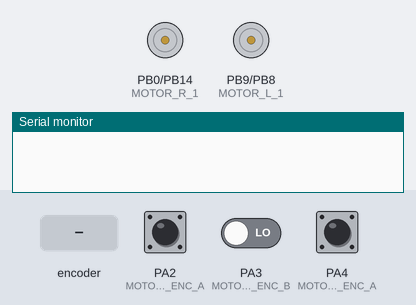
Bench run of a sketch on a simulated STM32 Blue Pill. On the bench: motor-driver pin pairs drawn as motors (green arrow = first pin HIGH = forward, orange = second pin HIGH = backward, longer = more drive), the last lines printed to the serial monitor. The test bench sets the inputs (shaded band); at power-on: PA2 (MOTOR_R_ENC_A) HIGH, PA3 (MOTOR_R_ENC_B) LOW, PA4 (MOTOR_L_ENC_A) HIGH.

Above: at 0.0 s.
At 3.26 s:
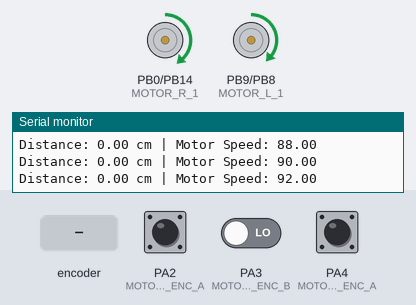
3.3 s: rotary encoder on PA2 (MOTOR_R_ENC_A) / PA3 (MOTOR_R_ENC_B) turned 3 steps (first pin leading)
Timing chart, 0 to 6.3 s (numbered marks = the images above; inputs shaded):
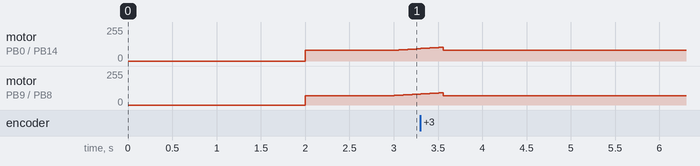

The sketch:

test_moving_cell.ino
```cpp
// Pin definitions for motors and encoders
#define MOTOR_R_1 PB0
#define MOTOR_R_2 PB14
#define MOTOR_L_1 PB9
#define MOTOR_L_2 PB8

#define MOTOR_R_ENC_A PA2
#define MOTOR_R_ENC_B PA3

#define MOTOR_L_ENC_A PA4
#define MOTOR_L_ENC_B PA5

// Wheel and encoder constants
const float wheelCircumference = 10.362; // cm
const float distance_per_tick = wheelCircumference / 200; // cm per encoder tick (assuming 200 ticks per revolution)

// PID constants
float Kp = 2.0;  // Proportional gain
float Ki = 0.1;  // Integral gain
float Kd = 0.5;  // Derivative gain

// PID variables
float error = 0.0;
float previous_error = 0.0;
float integral = 0.0;
float derivative = 0.0;
float control_output = 0.0;

// Encoder counters
volatile long int encoderA_counter = 0;  // Right encoder
volatile long int encoderB_counter = 0;  // Left encoder

// Motor speed limits
const int MIN_SPEED = 80;  // Minimum motor speed (PWM)
const int MAX_SPEED = 150;  // Maximum motor speed (PWM)

void setup() {
  Serial.begin(115200);
  delay(2000);
  motorInit();
}

void loop() {
  // Call the PID function to handle movement
  PID(20);  // Move 20 cm forward
}

// Function to encapsulate PID control and movement logic
void PID(int target_distance) {
  // Calculate the current distance traveled
  float current_distance = calculate_distance((encoderA_counter + encoderB_counter) / 2);

  // Calculate error between target and current distance
  error = target_distance - current_distance;

  // PID calculations
  integral += error;  // Integral term accumulates the error over time
  derivative = error - previous_error;  // Derivative term tracks the rate of change of error
  control_output = Kp * error + Ki * integral + Kd * derivative;  // PID control equation

  // Constrain control_output within motor speed limits
  control_output = constrain(control_output, MIN_SPEED, MAX_SPEED);

  // Apply the PID control output as the motor speed
  moveForward(control_output);

  // Store the current error as previous error for next iteration
  previous_error = error;

  // Print current distance and motor speed for debugging
  Serial.print("Distance: ");
  Serial.print(current_distance);
  Serial.print(" cm | Motor Speed: ");
  Serial.println(control_output);

  delay(50);  // Small delay for loop stability

  // Check if the car has reached the target distance (20 cm)
  if (abs(error) < 0.1) {  // Stop when the error is very small (close to target)
    stop();  // Stop the motors
    Serial.println("Movement complete.");
    while (true);  // Stop execution
  }
}

// Initialize motor and encoder pins
void motorInit(void) {
  pinMode(MOTOR_R_1, OUTPUT);
  pinMode(MOTOR_R_2, OUTPUT);
  pinMode(MOTOR_L_1, OUTPUT);
  pinMode(MOTOR_L_2, OUTPUT);

  pinMode(MOTOR_R_ENC_A, INPUT);
  pinMode(MOTOR_R_ENC_B, INPUT);
  pinMode(MOTOR_L_ENC_A, INPUT);
  pinMode(MOTOR_L_ENC_B, INPUT);

  // Set up interrupts for encoders
  attachInterrupt(digitalPinToInterrupt(MOTOR_R_ENC_A), rightEncoderCb, RISING);
  attachInterrupt(digitalPinToInterrupt(MOTOR_L_ENC_A), leftEncoderCb, RISING);
}

// Function to move forward with a given speed
void moveForward(int speed) {
  analogWrite(MOTOR_R_1, speed);
  digitalWrite(MOTOR_R_2, LOW);
  analogWrite(MOTOR_L_1, speed - 10);  // Adjust for any imbalance
  digitalWrite(MOTOR_L_2, LOW);
}

// Function to stop the motors
void stop() {
  analogWrite(MOTOR_R_1, 0);
  analogWrite(MOTOR_R_2, 0);
  analogWrite(MOTOR_L_1, 0);
  analogWrite(MOTOR_L_2, 0);
}

// Right encoder interrupt handler
void rightEncoderCb() {
  uint8_t stateA = digitalRead(MOTOR_R_ENC_A);
  uint8_t stateB = digitalRead(MOTOR_R_ENC_B);
  encoderA_counter += (stateA == stateB) ? 1 : -1;
}

// Left encoder interrupt handler
void leftEncoderCb() {
  uint8_t stateA = digitalRead(MOTOR_L_ENC_A);
  uint8_t stateB = digitalRead(MOTOR_L_ENC_B);
  encoderB_counter++;
}

// Function to calculate the distance based on encoder pulses
float calculate_distance(uint32_t pulse_count) {
  float revolutions = (float)(pulse_count) / 200;  // Assuming 200 pulses per revolution
  return revolutions * wheelCircumference;  // Distance in cm
}
```
